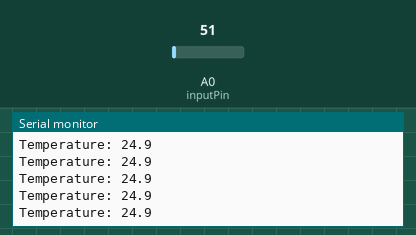
The sketch below on a simulated Arduino Uno, built with avr-gcc and run on an emulated ATmega328P. Parts: the last lines printed to the serial monitor. Inputs (shaded band) come from the test bench; at power-on: A0 (inputPin) = 51.

Above: at 4.2 s.
4.3 s: A0 (inputPin) set to 23
At 5.2 s:
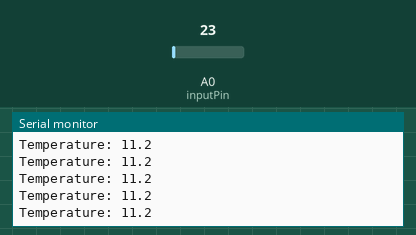
7.3 s: A0 (inputPin) set to 18
At 8.3 s:
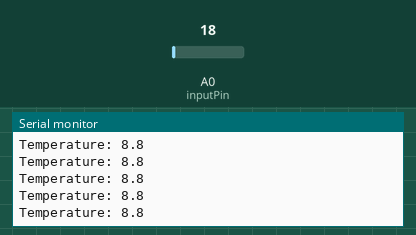
Timing chart, 0 to 10.3 s (numbered marks = the images above; inputs shaded):
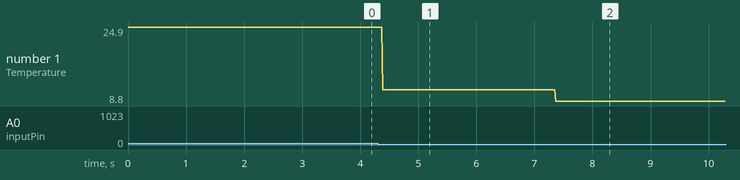

The sketch:

Arduino_read_temp.ino
```cpp
/* Reads the voltage output from an LM35
and converts the voltage to a temperature C.
The analog input: 0 - 1023
Vs: 5V
LM35 output: 10mV/C
*/

int inputPin = A0;     // LM35 output connected to Analog pin0
int inputValue = 0;    // analog sensor value 0 to 1023
float temperature = 0; //initialize temperature variable
char tempValue[]="";

void setup() {
  // inputPin is an INPUT
  pinMode(inputPin, INPUT);
  Serial.begin(9600);

}

void loop() {
  // read the voltage from the LM35
  inputValue = analogRead(inputPin);

  //map the analog reading of the LM35 based on a Vs: 5V and Vin: 10mV/C
  temperature=(float(inputValue)/1023.0)*500.0;
  //print to USB
  Serial.print("Temperature: ");
  Serial.println(temperature,1);

}
```

Measured:
- after the input at 4.3 s, the serial monitor: prints a new line after 0.09 s (image 1)
- after the input at 7.3 s, the serial monitor: prints a new line after 0.07 s (image 2)
- plotted number 1: 24.9 → 11.2 after the input at 4.3 s, 11.2 → 8.8 after the input at 7.3 s
